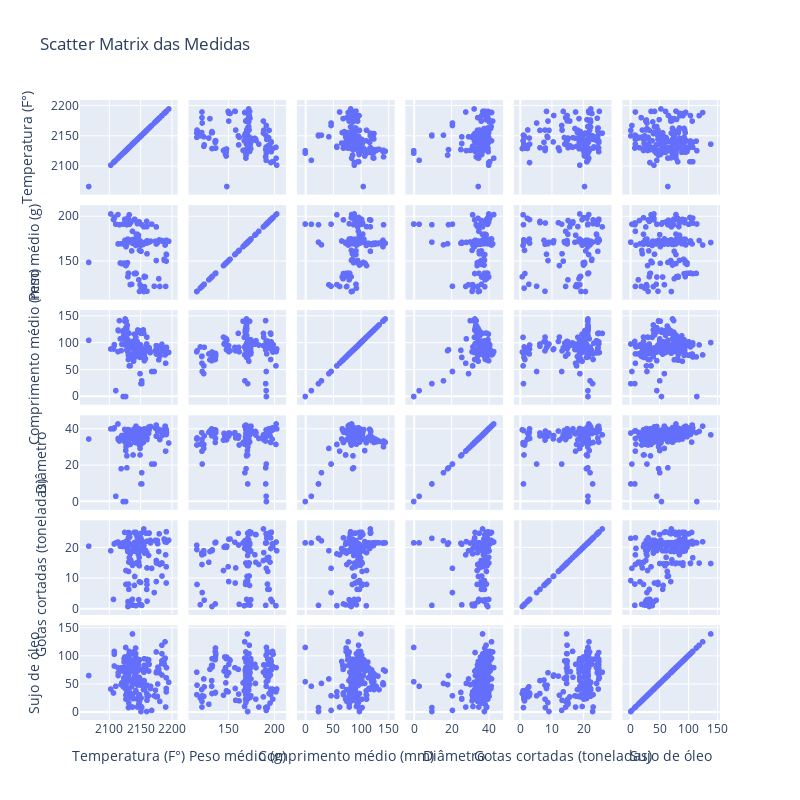

Here is the notebook cell this chart was saved with:
### Code cell
fig = px.scatter_matrix(
    df_corr_medidas,
    dimensions=df_corr_medidas.columns,  # Dimensões a serem analisadas
    labels={col: col for col in df_corr_medidas.columns},  # Renomeando eixos se necessário
    title="Scatter Matrix das Medidas",
    height=800,
    width=800
)

# Mostrando o gráfico
fig.show()

### Figure 1 — Plotly figure (JSON) as saved in the notebook; plotly's stock layout.template omitted (floating-point values rounded to 4 significant figures; data arrays with more than 128 entries replaced by an {"elided": "..."} marker saying what was removed)
{"data": [{"dimensions": [{"axis": {"matches": true}, "label": "Temperatura (F°)", "values": {"elided": "200 float values"}}, {"axis": {"matches": true}, "label": "Peso médio (g)", "values": {"elided": "200 float values"}}, {"axis": {"matches": true}, "label": "Comprimento médio (mm)", "values": {"elided": "200 float values"}}, {"axis": {"matches": true}, "label": "Diâmetro", "values": {"elided": "200 float values"}}, {"axis": {"matches": true}, "label": "Gotas cortadas (toneladas)", "values": {"elided": "200 float values"}}, {"axis": {"matches": true}, "label": "Sujo de óleo", "values": {"elided": "200 int values"}}], "hovertemplate": "%{xaxis.title.text}=%{x}<br>%{yaxis.title.text}=%{y}<extra></extra>", "legendgroup": "", "marker": {"color": "#636efa", "symbol": "circle"}, "name": "", "showlegend": false, "type": "splom"}], "layout": {"dragmode": "select", "height": 800, "legend": {"tracegroupgap": 0}, "title": {"text": "Scatter Matrix das Medidas"}, "width": 800}}
